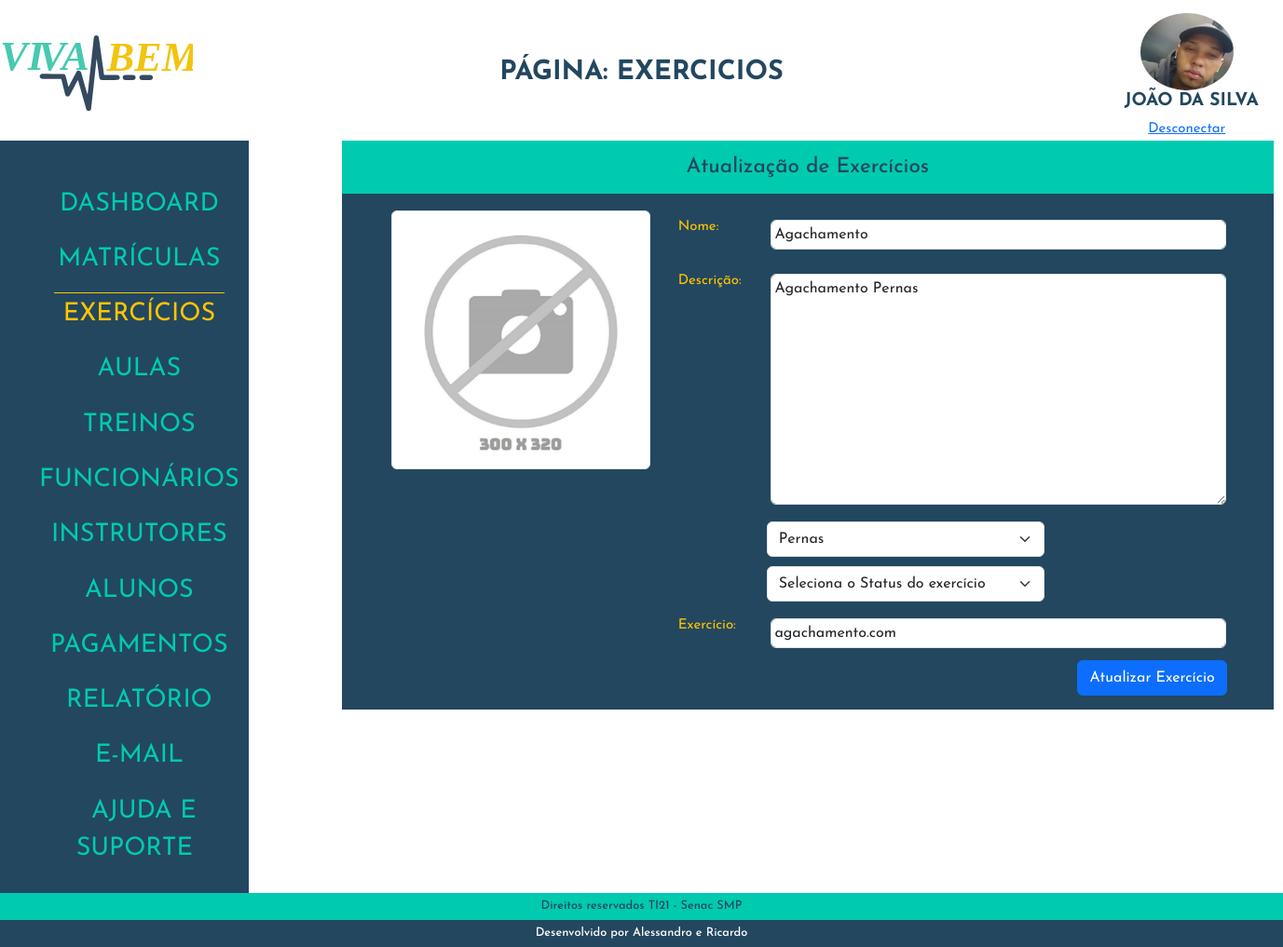
Page /admin/index.php?p=exercicios&e=atualizar&id=2 (signed in) on the committed database.
### tables this page shows
CREATE TABLE `tblalunos` (
  `idAluno` int(11) NOT NULL,
  `nomeAluno` varchar(50) NOT NULL,
  `dataNascAluno` date NOT NULL,
  `emailAluno` varchar(80) NOT NULL,
  `senhaAluno` varchar(20) NOT NULL,
  `dataCadAluno` date NOT NULL,
  `statusAluno` varchar(10) NOT NULL,
  `fotoAluno` varchar(100) NOT NULL
);

CREATE TABLE `tblexercicios` (
  `idExercicio` int(11) NOT NULL,
  `nomeExercicio` varchar(50) NOT NULL,
  `altExercicio` varchar(50) NOT NULL,
  `descricaoExercicio` varchar(30) NOT NULL,
  `grupoMuscularExercicio` varchar(30) NOT NULL,
  `statusExercicio` varchar(10) NOT NULL,
  `fotoExercicio` varchar(100) NOT NULL,
  `linkExercicio` varchar(150) NOT NULL
);

### admin/class/aluno.php (called while the page is built, shortened)
<?php
class AlunoClass
{
    public $idAluno;
public function __construct($id = false)
{
    if ($id) {
        $this->idAluno = $id;
        $this->Carregar();
    }
}
public function Carregar()
{
    $query = "SELECT * FROM  tblalunos WHERE idAluno = " . $this->idAluno;
    $conn = Conexao::LigarConexao();
    $resultado = $conn->query($query);
    $lista = $resultado->fetchAll();
    foreach ($lista as $linha) {
        $this->nomeAluno = $linha['nomeAluno'];
        $this->fotoAluno = $linha['fotoAluno'];
    }
}
}

### admin/class/exercicios.php (called while the page is built, shortened)
<?php
class ExerciciosClass
{
    public $idExercicio;
    public function __construct($id = false)
    {
        if ($id) {
            $this->idExercicio = $id;
            $this->Carregar();
        }
    }
    public function Carregar()
    {
        $query = "SELECT * FROM  tblexercicios WHERE idExercicio = " . $this->idExercicio;
        $conn = Conexao::LigarConexao();
        $resultado = $conn->query($query);
        $lista = $resultado->fetchAll();
        foreach ($lista as $linha) {
            $this->nomeExercicio = $linha['nomeExercicio'];
            $this->grupoMuscularExercicio = $linha['grupoMuscularExercicio'];
            $this->descricaoExercicio = $linha['descricaoExercicio'];
            $this->linkExercicio = $linha['linkExercicio'];
        }
    }
}

### admin/index.php (the view, shortened to what this page needs)
<?php
if (isset($_SESSION['idAluno'])) {
    $tipoUsuario = 'aluno';
} elseif (isset($_SESSION['idFuncionario'])) {
    $id = $_SESSION['idFuncionario'];
    $tipoUsuario = 'funcionario';
} else {
    header("location: http://localhost/Projeto-Academia-Viva-Bem-Senac/admin/loginAdmin.php");
    exit;
}
$pagina = @$_GET['p'];
require_once('class/aluno.php');
require_once('class/funcionario.php');
if ($tipoUsuario === 'aluno') {
    $aluno = new AlunoClass($id);
    $usuario = $aluno;
} elseif ($tipoUsuario === 'funcionario') {
    $funcionario = new FuncionarioClass($id);
    $usuario = $funcionario;
}
?>
<!DOCTYPE html>
<html lang="pt-BR">
<head>
    <link rel="stylesheet" href="./css/reset.css">
    <link href="path/to/lightbox.css" rel="stylesheet" />
    <link href="https://cdn.jsdelivr.net/npm/bootstrap@5.3.2/dist/css/bootstrap.min.css" rel="stylesheet">
    <link rel="stylesheet" href="./css/estilo.css">
</head>
<body>
    <header class="topo">
        <h1>
            <img src="./img/logoVivaBem.svg" alt="Logo Viva Bem">
        </h1>
        <?php
        if ($pagina == '') {
            echo '<h2>Dashboard</h2>';
        } else {
            echo ('<h2>Página: ' . $pagina . '</h2>');
        }
        ?>
         <div class="identUser">
            <img src="../img/<?php echo $usuario->fotoAluno ?? $usuario->fotoFuncionario; ?>" alt="User">
            <h2><?php echo $usuario->nomeAluno ?? $usuario->nomeFuncionario; ?></h2>
            <a href="desconectar.php">Desconectar</a>
        </div>
    </header>
    <main>
        <div class="menu">
            <nav>
                <ul>
                    <li><a href="index.php?p=dashboard" class="<?php echo (($pagina == 'dashboard') ||  (@$pagina == '')) ? 'menuAtivo' : ''; ?>"> Dashboard </a></li>
                    <li><a href="index.php?p=matriculas" class="<?php echo ($pagina == 'matriculas') ? 'menuAtivo' : ''; ?>"> Matrículas </a></li>
                    <li><a href="index.php?p=exercicios" class="<?php echo ($pagina == 'exercicios') ? 'menuAtivo' : ''; ?>"> Exercícios </a></li>
                    <li><a href="index.php?p=aulas" class="<?php echo ($pagina == 'aulas') ? 'menuAtivo' : ''; ?>"> Aulas </a></li>
                    <li><a href="index.php?p=treino" class="<?php echo ($pagina == 'treino') ? 'menuAtivo' : ''; ?>"> Treinos </a></li>
                    <li><a href="index.php?p=funcionarios" class="<?php echo ($pagina == 'funcionarios') ? 'menuAtivo' : ''; ?>"> Funcionários </a></li>
                    <li><a href="index.php?p=instrutores" class="<?php echo ($pagina == 'instrutores') ? 'menuAtivo' : ''; ?>"> Instrutores </a></li>
                    <li><a href="index.php?p=aluno" class="<?php echo ($pagina == 'aluno') ? 'menuAtivo' : ''; ?>"> Alunos </a></li>
                    <li><a href="index.php?p=pagamento" class="<?php echo ($pagina == 'pagamento') ? 'menuAtivo' : ''; ?>"> Pagamentos </a></li>
                    <li><a href="index.php?p=relatorio" class="<?php echo ($pagina == 'relatorio') ? 'menuAtivo' : ''; ?>"> Relatório </a></li>
                    <li><a href="index.php?p=contato" class="<?php echo ($pagina == 'contato') ? 'menuAtivo' : ''; ?>"> E-mail </a></li>
                    <li><a href="index.php?p=ajuda" class="<?php echo ($pagina == 'ajuda') ? 'menuAtivo' : ''; ?>"> Ajuda e Suporte </a></li>
                </ul>
            </nav>
        </div>
        <div class="box">
            <?php
            switch ($pagina) {
                case 'exercicios':
                    require_once('exercicios/exercicios.php');
                    break;
            }
            ?>
        </div>
    </main>
    <footer class="rodape">
        <h2>Direitos reservados TI21 - Senac SMP</h2>
        <h2>Desenvolvido por Alessandro e Ricardo</h2>
    </footer>
</body>
</html>

### admin/exercicios/atualizar.php (shortened to what this page needs)
<?php
require_once("class/exercicios.php");
$exercicio = new ExerciciosClass($id);
?>
<h1 class="h1Geral"> Atualização de Exercícios</h1>
<div class="col-md-12">
    <form class="form-horizontal" action="index.php?p=exercicios&e=atualizar&id=<?php echo $exercicio->idExercicio ?> " method="POST" enctype="multipart/form-data">
        <div class="card-body">
            <div class="row">
                <div class="col-md-4">
                    <div class="form-group row">
                        <div class="img-dashboard">
                            <img src="img/sem-foto.jpg" class="img-thumbnail" alt="..." id="imgfoto">
                        </div>
                    </div>
                </div>
                <div class="col-md-8 form-dash">
                    <div class="form-group row">
                        <label for="nomeExercicio" class="col-sm-2 col-form-label">Nome:</label>
                        <div class="col-sm-10">
                            <input type="text" class="form-control" id="nomeExercicio" name="nomeExercicio" placeholder="Informe o nome do exercício:" value="<?php echo $exercicio->nomeExercicio; ?>">
                        </div>
                    </div>
                    <div class="form-group row">
                        <label for="descricaoExercicio" class="col-sm-2 col-form-label">Descrição:</label>
                        <div class="col-sm-10">
                            <textarea class="form-control" name="descricaoExercicio" id="descricaoExercicio" cols="30" rows="10" placeholder="Informe a descrição do exercício:"><?php echo $exercicio->descricaoExercicio; ?></textarea>
                        </div>
                    </div>
                    <div class="row">
                        <div class="form-group col-sm-6 offset-md-2">
                            <select class="form-select col-sm-2" aria-label="Default select example" id="grupoMuscularExercicio" name="grupoMuscularExercicio">
                                <option value="<?php echo $exercicio->nomeExercicio; ?>"><?php echo $exercicio->grupoMuscularExercicio; ?></option>
                            </select>
                        </div>
                        <div class="form-group col-sm-6 offset-md-2">
                            <select class="form-select col-sm-2" aria-label="Default select example" name="statusExercicio" >
                                <option selected="">Seleciona o Status do exercício</option>
                            </select>
                        </div>
                    </div>
                    <div class="form-group row">
                        <label for="linkExercicio" class="col-sm-2 col-form-label">Exercício:</label>
                        <div class="col-sm-10">
                            <input type="text" class="form-control" id="linkExercicio" name="linkExercicio" placeholder="Informe o Link Exercício:" value="<?php echo $exercicio->linkExercicio; ?>">
                        </div>
                    </div>
                    <div class="d-grid gap-2 d-md-flex justify-content-md-end">
                        <button type="submit" class="btn btn-primary">Atualizar Exercício</button>
                    </div>
                </div>
            </div>
        </div>
    </form>
</div>

### admin/css/estilo.css (style rules this page uses)
*, a, h1, h2, h3, h4 { font-family: 'Josefin Sans', sans-serif; font-size: 15px; }
body { display: flex; flex-direction: column; height: 100vh; width: 100%; }
.topo { display: flex; justify-content: space-between; margin-top: 1%; align-items: center; }
.topo h1 { text-align: center; width: 15%; }
.identUser { width: 100%; }
.identUser img { max-width: 100px; max-height: 90px; object-fit: cover; border-radius: 50%; }
.topo h2 { font-size: 1.8em; text-transform: uppercase; color: #23475f; font-weight: bold; }
.topo div { display: flex; flex-direction: column; align-items: center; width: 15%; }
.topo div img { width: 75%; }
.topo div h2 { margin-left: 5%; font-size: 1.2em; }
main { flex: 1; display: flex; }
.menu { background-color: #23475f; text-align: center; display: flex; }
.menu nav { margin-top: 15%; }
.menu nav ul li { padding: 4% 0; }
.menu nav ul li a { text-decoration: none; color: #00cab0; font-size: 1.8em; text-transform: uppercase; padding: 4% 10px; }
.menuAtivo { color: #ffc500 !important; border-top: solid 1px #ffc500; }
.box { margin: 0 100px; }
.rodape { text-align: center; }
.rodape h2 { font-size: .8em; margin-bottom: 0; }
.rodape h2:nth-child(1) { background: #00cab0; padding: .5% 0; color: #23475f; }
.rodape h2:nth-child(2) { background: #23475f; padding: .5% 0; color: #fff; }
form { display: flex; flex-direction: column; align-items: stretch; background: #23475f; width: 1000px; padding: 15px 50px; color: #ffc500; }
.form-control { padding: 3px; }
.col-sm-10 { padding: 10px; }
.form-group { padding: 3px; }
.col-sm-6 { padding: 5px; margin: 0px 105px; }
.h1Geral { text-align: center; color: #23475f; font-size: 1.5em; background: #00cab0; margin: 0; padding: 15px; }

### rows in the picture
tblalunos: fotoAluno (picture), nomeAluno "JOÃO DA SILVA"
tblexercicios: nomeExercicio "Agachamento", descricaoExercicio "Agachamento Pernas", grupoMuscularExercicio "Pernas", linkExercicio "agachamento.com"

### other values in the picture
$pagina "EXERCICIOS"
